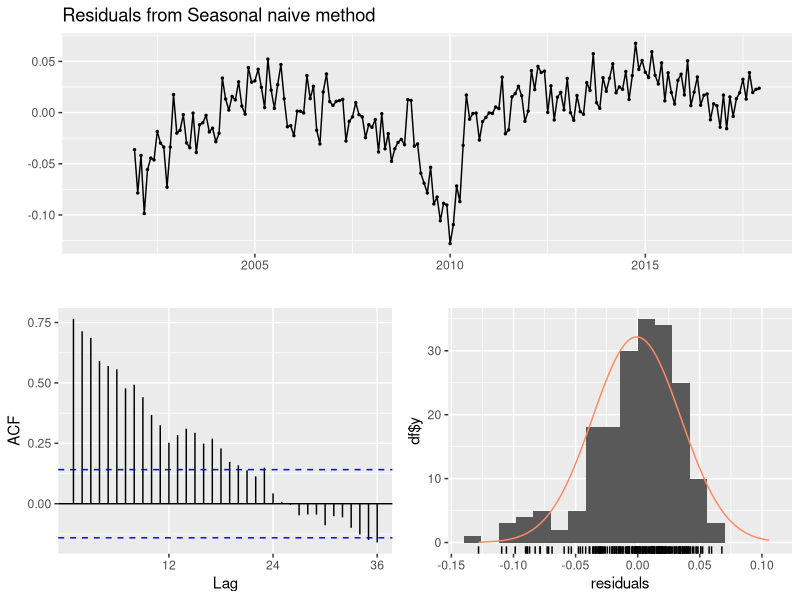
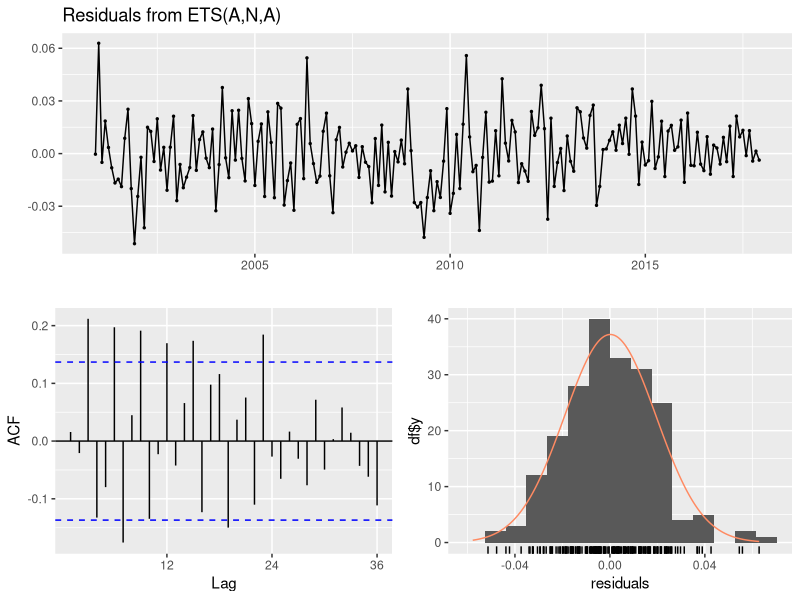
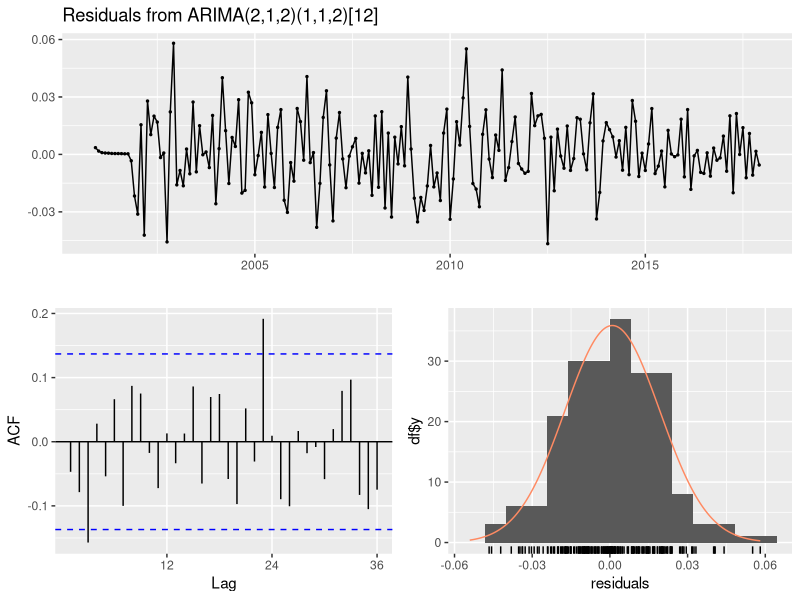
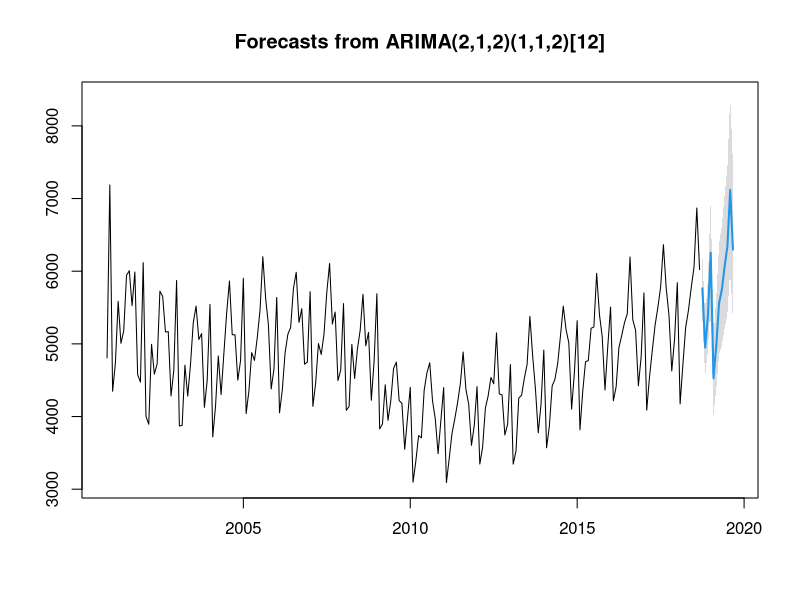

Reproduce these figures in R, in order.
#Upload libraries
library(forecast)
library(ggplot2)
setwd("C:/Users/Gyouran/Desktop")


data=read.csv("data.csv")
head(data,3)
tail(data,3)

data.ts=ts(data$New.Hire,start=c(2000,12),frequency =12)

# Create training and testing setsusing function window

# model 5
train.start.1=c(2000,12)
train.end.1=c(2017,12)

test.start.1=c(2018,1)
test.end.1=c(2018,9)

train.ts.1=window(data.ts,end=train.end.1)
test.ts.1=window(data.ts,start=test.start.1, end = test.end.1)

nTrain.1=length(train.ts.1)
nTest.1=length(test.ts.1)






##################################################################################################
# M1 = SEASONAL NAIVE MODEL
##################################################################################################

# Build a seasonal naive model using training set and label it as M1
# Since this model is trivial, it generates forecast unlike other models such as smoothing or ARIMA, 
# thus we need to indicate forecast horizon h=nTest (nTest represents how large testing/valdiation set is)
# We will also indicate confidence level for prediction interval

M1=snaive(train.ts.1,h=nTest.1,level=95,lambda="auto")

# Accuracy metrics
round(accuracy(M1,test.ts.1)[,c("RMSE","MAPE")],2) # rounded to 2nd decimal digit
# Note that these accuarcy metrics coincide with teh ones I got in excel. 

# RMSE MAPE
# Training set 330.55 5.44
# Test set     272.77 4.31

# Residual diagnistics
checkresiduals(M1)
# Residuals do not resemble white noise. There is depends/patterns that seasonal naive model 
# was unable to capture. Also there seems to be outliers and it would be interesting to see what happened 
# during quarters of extreme outlying points. 




##################################################################################################
# M2 = SMOOTHING MODEL
##################################################################################################

# Build teh best smoothing model
M2=ets(train.ts.1,lambda="auto")

# What is it?
M2

#ETS(A,Ad,A) -> additive noise(first A), additive trend (second A) and additive seasonality (3rd A)


M2F=forecast(M2,h=nTest.1,level=95)


# Accuracy metrics
round(accuracy(M2F,test.ts.1)[,c("RMSE","MAPE")],2) # rounded to 2nd decimal digit

# RMSE MAPE
# Training set 177.65 2.97
# Test set     161.20 2.28

# residual diagnostics
checkresiduals(M2)
# residuals look like white noise, stationary uncorrelated(no dependence) sequency of numbers, i.e.
# our models seems to be adequate


##################################################################################################
# M3 = Regression, IN excel
##################################################################################################


##################################################################################################
# M4 = ARIMA MODEL
##################################################################################################

# Build the best arima model
M4=auto.arima(train.ts.1,lambda="auto")

# What is it?
M4

#ARIMA(2,1,2)(1,1,2)[12]  with drift -> this model includes y(t-1), y(t-4) and first order seasonal differencing and drift(trend)

# Generate forecast
M4F=forecast(M4,h=nTest.1,level=95)

# We may print the forecasts and corresponding 95 prediction intervals [lower bound,Upper bound]
M4F


# Accuracy metrics
round(accuracy(M4F,test.ts.1)[,c("RMSE","MAPE")],2) # rounded to 2nd decimal digit

# RMSE MAPE
# Training set 171.19 2.83
# Test set     144.54 2.11

# residual diagnostics
checkresiduals(M4)
# residuals look like white noise, stationary uncorrelated(no dependence) sequency of numbers, i.e.
# our models seems to be adequate


##################################################################################################
# M = Champion model to forecast future values for the next 2 years (8 quarters)
##################################################################################################

# All models
round(accuracy(M1,test.ts.1)[,c("RMSE","MAPE")],2)
round(accuracy(M2F,test.ts.1)[,c("RMSE","MAPE")],2)
round(accuracy(M4F,test.ts.1)[,c("RMSE","MAPE")],2) #best model, lowest test MAPE

# If your champion model is an ARIMA that you built in R 
# Refit it using all data ( training and testing) and predict next 2 years of data

M.ARIMA=auto.arima(data.ts,lambda="auto")

# Forecast future
MF.ARIMA=forecast(M.ARIMA,h=12,level=95)

# Print Forecasts and PI's
MF.ARIMA
plot(MF.ARIMA)



